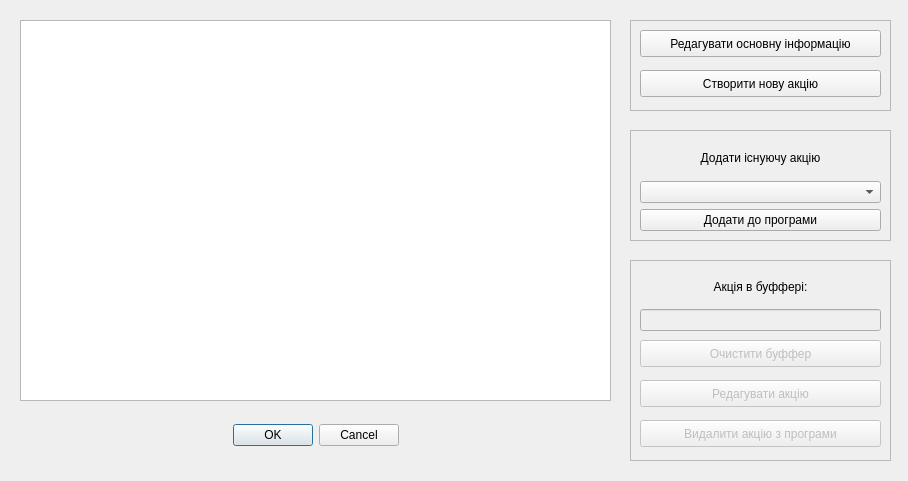
<?xml version="1.0" encoding="UTF-8"?>
<ui version="4.0">
 <class>Dialog_program_info</class>
 <widget class="QDialog" name="Dialog_program_info">
  <property name="geometry">
   <rect>
    <x>0</x>
    <y>0</y>
    <width>908</width>
    <height>481</height>
   </rect>
  </property>
  <property name="windowTitle">
   <string>Dialog</string>
  </property>
  <widget class="QDialogButtonBox" name="buttonBox">
   <property name="geometry">
    <rect>
     <x>20</x>
     <y>420</y>
     <width>591</width>
     <height>31</height>
    </rect>
   </property>
   <property name="orientation">
    <enum>Qt::Horizontal</enum>
   </property>
   <property name="standardButtons">
    <set>QDialogButtonBox::Cancel|QDialogButtonBox::Ok</set>
   </property>
   <property name="centerButtons">
    <bool>true</bool>
   </property>
  </widget>
  <widget class="QTableView" name="tableView_program_actions">
   <property name="geometry">
    <rect>
     <x>20</x>
     <y>20</y>
     <width>591</width>
     <height>381</height>
    </rect>
   </property>
   <property name="sortingEnabled">
    <bool>true</bool>
   </property>
  </widget>
  <widget class="QFrame" name="frame">
   <property name="geometry">
    <rect>
     <x>630</x>
     <y>20</y>
     <width>261</width>
     <height>91</height>
    </rect>
   </property>
   <property name="frameShape">
    <enum>QFrame::StyledPanel</enum>
   </property>
   <property name="frameShadow">
    <enum>QFrame::Raised</enum>
   </property>
   <widget class="QPushButton" name="update_program">
    <property name="geometry">
     <rect>
      <x>10</x>
      <y>10</y>
      <width>241</width>
      <height>27</height>
     </rect>
    </property>
    <property name="text">
     <string>Редагувати основну інформацію</string>
    </property>
   </widget>
   <widget class="QPushButton" name="add_new_action">
    <property name="geometry">
     <rect>
      <x>10</x>
      <y>50</y>
      <width>241</width>
      <height>27</height>
     </rect>
    </property>
    <property name="text">
     <string>Створити нову акцію</string>
    </property>
   </widget>
  </widget>
  <widget class="QFrame" name="frame_2">
   <property name="geometry">
    <rect>
     <x>630</x>
     <y>130</y>
     <width>261</width>
     <height>111</height>
    </rect>
   </property>
   <property name="frameShape">
    <enum>QFrame::StyledPanel</enum>
   </property>
   <property name="frameShadow">
    <enum>QFrame::Raised</enum>
   </property>
   <widget class="QWidget" name="verticalLayoutWidget">
    <property name="geometry">
     <rect>
      <x>10</x>
      <y>10</y>
      <width>241</width>
      <height>91</height>
     </rect>
    </property>
    <layout class="QVBoxLayout" name="verticalLayout">
     <item>
      <widget class="QLabel" name="label">
       <property name="text">
        <string>Додати існуючу акцію</string>
       </property>
       <property name="alignment">
        <set>Qt::AlignCenter</set>
       </property>
      </widget>
     </item>
     <item>
      <widget class="QComboBox" name="existing_actions_box"/>
     </item>
     <item>
      <widget class="QPushButton" name="add_action_to_program">
       <property name="text">
        <string>Додати до програми</string>
       </property>
      </widget>
     </item>
    </layout>
   </widget>
  </widget>
  <widget class="QFrame" name="frame_5">
   <property name="geometry">
    <rect>
     <x>630</x>
     <y>260</y>
     <width>261</width>
     <height>201</height>
    </rect>
   </property>
   <property name="frameShape">
    <enum>QFrame::StyledPanel</enum>
   </property>
   <property name="frameShadow">
    <enum>QFrame::Raised</enum>
   </property>
   <widget class="QPushButton" name="update_action">
    <property name="enabled">
     <bool>false</bool>
    </property>
    <property name="geometry">
     <rect>
      <x>10</x>
      <y>120</y>
      <width>241</width>
      <height>27</height>
     </rect>
    </property>
    <property name="text">
     <string>Редагувати акцію</string>
    </property>
   </widget>
   <widget class="QPushButton" name="delete_action">
    <property name="enabled">
     <bool>false</bool>
    </property>
    <property name="geometry">
     <rect>
      <x>10</x>
      <y>160</y>
      <width>241</width>
      <height>27</height>
     </rect>
    </property>
    <property name="text">
     <string>Видалити акцію з програми</string>
    </property>
   </widget>
   <widget class="QWidget" name="verticalLayoutWidget_2">
    <property name="geometry">
     <rect>
      <x>10</x>
      <y>10</y>
      <width>241</width>
      <height>61</height>
     </rect>
    </property>
    <layout class="QVBoxLayout" name="verticalLayout_2">
     <item>
      <widget class="QLabel" name="label_2">
       <property name="text">
        <string>Акція в буффері:</string>
       </property>
       <property name="alignment">
        <set>Qt::AlignCenter</set>
       </property>
      </widget>
     </item>
     <item>
      <widget class="QLineEdit" name="action_buffer">
       <property name="enabled">
        <bool>false</bool>
       </property>
      </widget>
     </item>
    </layout>
   </widget>
   <widget class="QPushButton" name="clear_action_buffer">
    <property name="enabled">
     <bool>false</bool>
    </property>
    <property name="geometry">
     <rect>
      <x>10</x>
      <y>80</y>
      <width>241</width>
      <height>27</height>
     </rect>
    </property>
    <property name="text">
     <string>Очистити буффер</string>
    </property>
   </widget>
  </widget>
 </widget>
 <resources/>
 <connections>
  <connection>
   <sender>buttonBox</sender>
   <signal>accepted()</signal>
   <receiver>Dialog_program_info</receiver>
   <slot>accept()</slot>
   <hints>
    <hint type="sourcelabel">
     <x>248</x>
     <y>254</y>
    </hint>
    <hint type="destinationlabel">
     <x>157</x>
     <y>274</y>
    </hint>
   </hints>
  </connection>
  <connection>
   <sender>buttonBox</sender>
   <signal>rejected()</signal>
   <receiver>Dialog_program_info</receiver>
   <slot>reject()</slot>
   <hints>
    <hint type="sourcelabel">
     <x>316</x>
     <y>260</y>
    </hint>
    <hint type="destinationlabel">
     <x>286</x>
     <y>274</y>
    </hint>
   </hints>
  </connection>
 </connections>
</ui>
